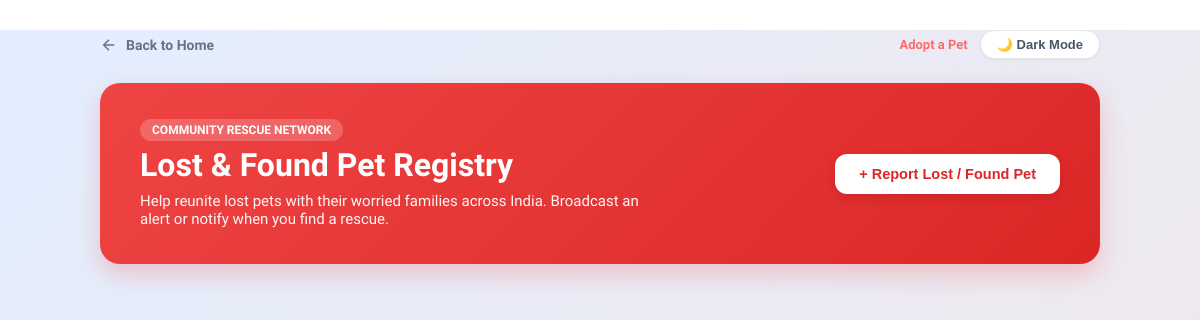
The page /lost-found.php on the database as committed earlier.
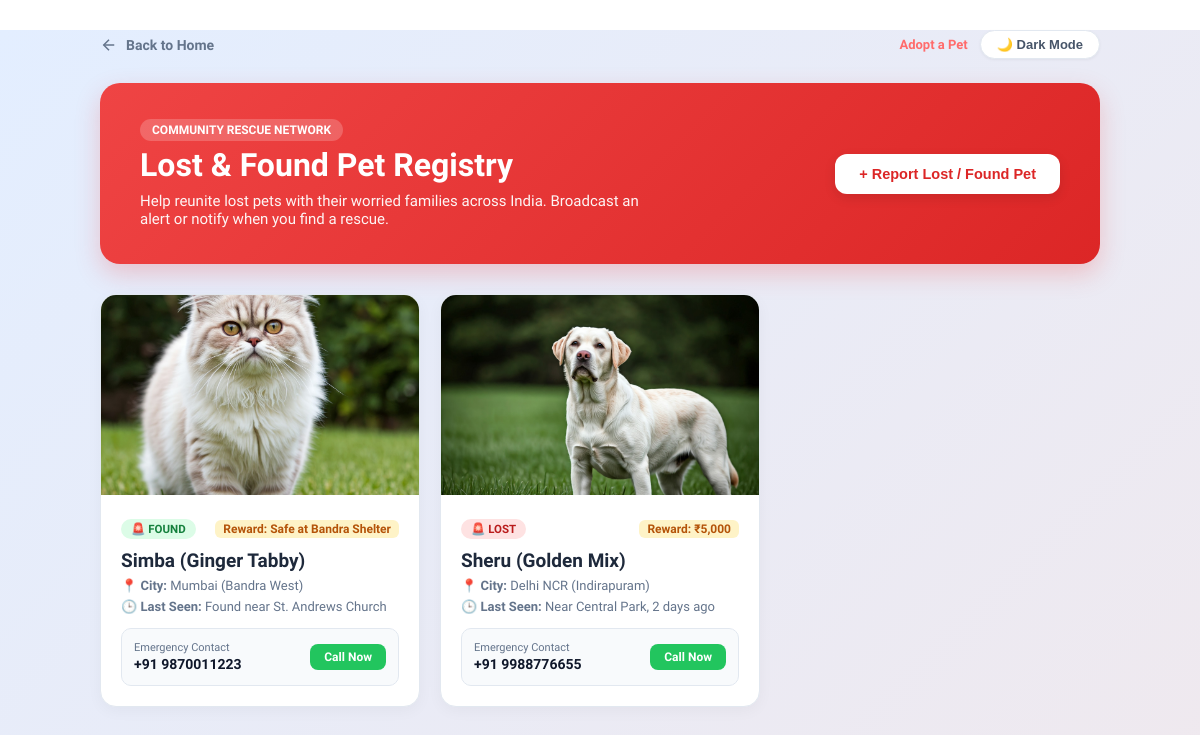
The same page on the database as committed later.
### tables this page shows
CREATE TABLE lost_found (
    id INTEGER PRIMARY KEY AUTOINCREMENT,
    pet_type TEXT NOT NULL,
    pet_name TEXT NOT NULL,
    status TEXT NOT NULL,
    city TEXT NOT NULL,
    last_seen TEXT NOT NULL,
    contact_phone TEXT NOT NULL,
    reward TEXT DEFAULT "",
    image TEXT DEFAULT "Img/Img/DOG!.webp",
    created_at DATETIME DEFAULT CURRENT_TIMESTAMP
);

### lost-found.php (the view, shortened to what this page needs)
<?php
require_once 'db.php';
$stmt = $pdo->query("SELECT * FROM lost_found ORDER BY id DESC");
$reports = $stmt->fetchAll();
?>
<!DOCTYPE html>
<html lang="en">
<head>
    <link rel="stylesheet" href="CSS/sign.css">
    <link rel="stylesheet" href="CSS/premium.css">
    <link rel="stylesheet" href="CSS/dark-mode.css">
</head>
<body>
    <div class="lf-container">
        <div style="display:flex; justify-content:space-between; align-items:center; margin-bottom:24px;">
            <a href="index.php" class="nav-back-link">
                <svg width="18" height="18" viewBox="0 0 24 24" fill="none" stroke="currentColor" stroke-width="2"><line x1="19" y1="12" x2="5" y2="12"></line><polyline points="12 19 5 12 12 5"></polyline></svg>
                <span>Back to Home</span>
            </a>
            <div style="display:flex; gap:12px; align-items:center;">
                <a href="select.php" style="font-size:13px; font-weight:600; color:#ff6b6b; text-decoration:none;">Adopt a Pet</a>
                <button id="dark-mode-toggle" class="pill-toggle">🌙 Dark Mode</button>
            </div>
        </div>
        <div class="hero-banner-lf">
            <div>
                <span style="background:rgba(255,255,255,0.2); padding:4px 12px; border-radius:9999px; font-size:12px; font-weight:700; text-transform:uppercase;">Community Rescue Network</span>
                <h1 style="font-size:32px; font-weight:800; margin: 8px 0;">Lost & Found Pet Registry</h1>
                <p style="opacity:0.95; font-size:15px; max-width:520px;">Help reunite lost pets with their worried families across India. Broadcast an alert or notify when you find a rescue.</p>
            </div>
            <button class="btn-report" onclick="openModal()">+ Report Lost / Found Pet</button>
        </div>
        <div class="lf-grid">
            <?php foreach ($reports as $r): ?>
                <div class="lf-card">
                    <img src="<?php echo htmlspecialchars($r['image']); ?>" alt="Pet" class="lf-card-img">
                    <div class="lf-card-body">
                        <div style="display:flex; justify-content:space-between; align-items:center; margin-bottom:10px;">
                            <span class="<?php echo ($r['status'] === 'Lost') ? 'badge-lost' : 'badge-found'; ?>">
                                🚨 <?php echo htmlspecialchars($r['status']); ?>
                            </span>
                            <?php if ($r['reward']): ?>
                                <span style="font-size:12px; font-weight:700; color:#b45309; background:#fef3c7; padding:2px 8px; border-radius:6px;">Reward: <?php echo htmlspecialchars($r['reward']); ?></span>
                            <?php endif; ?>
                        </div>
                        <h3 style="font-size:19px; font-weight:700; margin-bottom:6px;"><?php echo htmlspecialchars($r['pet_name']); ?></h3>
                        <p style="font-size:13px; color:#64748b; margin-bottom:6px;">📍 <b>City:</b> <?php echo htmlspecialchars($r['city']); ?></p>
                        <p style="font-size:13px; color:#64748b; margin-bottom:14px;">🕒 <b>Last Seen:</b> <?php echo htmlspecialchars($r['last_seen']); ?></p>
                        <div style="background:#f8fafc; padding:12px; border-radius:10px; border:1px solid #e2e8f0; display:flex; justify-content:space-between; align-items:center;">
                            <div>
                                <span style="font-size:11px; color:#64748b; display:block;">Emergency Contact</span>
                                <b style="font-size:14px; color:#0f172a;"><?php echo htmlspecialchars($r['contact_phone']); ?></b>
                            </div>
                            <a href="tel:<?php echo htmlspecialchars($r['contact_phone']); ?>" style="background:#22c55e; color:white; padding:6px 14px; border-radius:8px; text-decoration:none; font-size:12px; font-weight:700;">Call Now</a>
                        </div>
                    </div>
                </div>
            <?php endforeach; ?>
        </div>
    </div>
</body>
</html>

Rows that differ between the two databases and show on the page:
added lost_found: image (picture), status "FOUND", reward "Safe at Bandra Shelter", pet_name "Simba (Ginger Tabby)", city "Mumbai (Bandra West)", last_seen "Found near St. Andrews Church", contact_phone "+91 9870011223"
added lost_found: image (picture), status "LOST", reward "₹5,000", pet_name "Sheru (Golden Mix)", city "Delhi NCR (Indirapuram)", last_seen "Near Central Park, 2 days ago", contact_phone "+91 9988776655"
